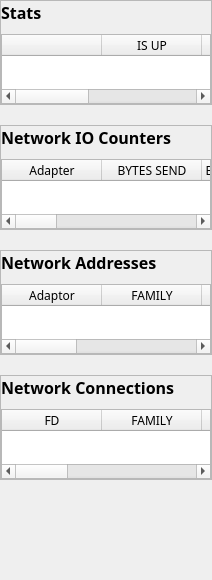
                <widget class="QWidget" name="scrollAreaWidgetContents">
                 <property name="geometry">
                  <rect>
                   <x>0</x>
                   <y>0</y>
                   <width>212</width>
                   <height>520</height>
                  </rect>
                 </property>
                 <layout class="QVBoxLayout" name="verticalLayout_11">
                  <property name="spacing">
                   <number>20</number>
                  </property>
                  <property name="leftMargin">
                   <number>0</number>
                  </property>
                  <property name="topMargin">
                   <number>0</number>
                  </property>
                  <property name="rightMargin">
                   <number>0</number>
                  </property>
                  <property name="bottomMargin">
                   <number>100</number>
                  </property>
                  <item>
                   <widget class="QFrame" name="frame_6">
                    <property name="frameShape">
                     <enum>QFrame::Shape::StyledPanel</enum>
                    </property>
                    <property name="frameShadow">
                     <enum>QFrame::Shadow::Raised</enum>
                    </property>
                    <layout class="QVBoxLayout" name="verticalLayout_13">
                     <property name="spacing">
                      <number>10</number>
                     </property>
                     <property name="leftMargin">
                      <number>0</number>
                     </property>
                     <property name="topMargin">
                      <number>0</number>
                     </property>
                     <property name="rightMargin">
                      <number>0</number>
                     </property>
                     <property name="bottomMargin">
                      <number>0</number>
                     </property>
                     <item>
                      <widget class="QLabel" name="label_60">
                       <property name="font">
                        <font>
                         <family>Asus Rog</family>
                         <pointsize>12</pointsize>
                         <bold>true</bold>
                        </font>
                       </property>
                       <property name="text">
                        <string>Stats</string>
                       </property>
                      </widget>
                     </item>
                     <item>
                      <widget class="QTableWidget" name="tableWidget_5">
                       <column>
                        <property name="text">
                         <string/>
                        </property>
                       </column>
                       <column>
                        <property name="text">
                         <string>IS UP</string>
                        </property>
                        <property name="font">
                         <font>
                          <family>Asus Rog</family>
                         </font>
                        </property>
                       </column>
                       <column>
                        <property name="text">
                         <string>DUPLEX</string>
                        </property>
                        <property name="font">
                         <font>
                          <family>Asus Rog</family>
                         </font>
                        </property>
                       </column>
                       <column>
                        <property name="text">
                         <string>SPEED</string>
                        </property>
                        <property name="font">
                         <font>
                          <family>Asus Rog</family>
                         </font>
                        </property>
                       </column>
                       <column>
                        <property name="text">
                         <string>MTU</string>
                        </property>
                        <property name="font">
                         <font>
                          <family>Asus Rog</family>
                         </font>
                        </property>
                       </column>
                      </widget>
                     </item>
                    </layout>
                   </widget>
                  </item>
                  <item>
                   <widget class="QFrame" name="frame_7">
                    <property name="frameShape">
                     <enum>QFrame::Shape::StyledPanel</enum>
                    </property>
                    <property name="frameShadow">
                     <enum>QFrame::Shadow::Raised</enum>
                    </property>
                    <layout class="QVBoxLayout" name="verticalLayout_14">
                     <property name="spacing">
                      <number>10</number>
                     </property>
                     <property name="leftMargin">
                      <number>0</number>
                     </property>
                     <property name="topMargin">
                      <number>0</number>
                     </property>
                     <property name="rightMargin">
                      <number>0</number>
                     </property>
                     <property name="bottomMargin">
                      <number>0</number>
                     </property>
                     <item>
                      <widget class="QLabel" name="label_61">
                       <property name="font">
                        <font>
                         <family>Asus Rog</family>
                         <pointsize>12</pointsize>
                         <bold>true</bold>
                        </font>
                       </property>
                       <property name="text">
                        <string>Network IO Counters</string>
                       </property>
                      </widget>
                     </item>
                     <item>
                      <widget class="QTableWidget" name="tableWidget_6">
                       <column>
                        <property name="text">
                         <string>Adapter</string>
                        </property>
                        <property name="font">
                         <font>
                          <family>Asus Rog</family>
                         </font>
                        </property>
                       </column>
                       <column>
                        <property name="text">
                         <string>BYTES SEND</string>
                        </property>
                        <property name="font">
                         <font>
                          <family>Asus Rog</family>
                         </font>
                        </property>
                       </column>
                       <column>
                        <property name="text">
                         <string>BYTES RECEIVED</string>
                        </property>
                        <property name="font">
                         <font>
                          <family>Asus Rog</family>
                         </font>
                        </property>
                       </column>
                       <column>
                        <property name="text">
                         <string>PACKETS SEND</string>
                        </property>
                        <property name="font">
                         <font>
                          <family>Asus Rog</family>
                         </font>
                        </property>
                       </column>
                       <column>
                        <property name="text">
                         <string>PACKETS RECEIVED</string>
                        </property>
                        <property name="font">
                         <font>
                          <family>Asus Rog</family>
                         </font>
                        </property>
                       </column>
                       <column>
                        <property name="text">
                         <string>ERR IN</string>
                        </property>
                        <property name="font">
                         <font>
                          <family>Asus Rog</family>
                         </font>
                        </property>
                       </column>
                       <column>
                        <property name="text">
                         <string>ERR OUT</string>
                        </property>
                        <property name="font">
                         <font>
                          <family>Asus Rog</family>
                         </font>
                        </property>
                       </column>
                       <column>
                        <property name="text">
                         <string>DROP IN</string>
                        </property>
                        <property name="font">
                         <font>
                          <family>Asus Rog</family>
                         </font>
                        </property>
                       </column>
                       <column>
                        <property name="text">
                         <string>DROP OUT</string>
                        </property>
                        <property name="font">
                         <font>
                          <family>Asus Rog</family>
                         </font>
                        </property>
                       </column>
                      </widget>
                     </item>
                    </layout>
                   </widget>
                  </item>
                  <item>
                   <widget class="QFrame" name="frame_8">
                    <property name="frameShape">
                     <enum>QFrame::Shape::StyledPanel</enum>
                    </property>
                    <property name="frameShadow">
                     <enum>QFrame::Shadow::Raised</enum>
                    </property>
                    <layout class="QVBoxLayout" name="verticalLayout_15">
                     <property name="spacing">
                      <number>10</number>
                     </property>
                     <property name="leftMargin">
                      <number>0</number>
                     </property>
                     <property name="topMargin">
                      <number>0</number>
                     </property>
                     <property name="rightMargin">
                      <number>0</number>
                     </property>
                     <property name="bottomMargin">
                      <number>0</number>
                     </property>
                     <item>
                      <widget class="QLabel" name="label_62">
                       <property name="font">
                        <font>
                         <family>Asus Rog</family>
                         <pointsize>12</pointsize>
                         <bold>true</bold>
                        </font>
                       </property>
                       <property name="text">
                        <string>Network Addresses</string>
                       </property>
                      </widget>
                     </item>
                     <item>
                      <widget class="QTableWidget" name="tableWidget_7">
                       <column>
                        <property name="text">
                         <string>Adaptor</string>
                        </property>
                        <property name="font">
                         <font>
                          <family>Asus Rog</family>
                         </font>
                        </property>
                       </column>
                       <column>
                        <property name="text">
                         <string>FAMILY</string>
                        </property>
                        <property name="font">
                         <font>
                          <family>Asus Rog</family>
                         </font>
                        </property>
                       </column>
                       <column>
                        <property name="text">
                         <string>ADDRESS</string>
                        </property>
                        <property name="font">
                         <font>
                          <family>Asus Rog</family>
                         </font>
                        </property>
                       </column>
                       <column>
                        <property name="text">
                         <string>NETMASK</string>
                        </property>
                        <property name="font">
                         <font>
                          <family>Asus Rog</family>
                         </font>
                        </property>
                       </column>
                       <column>
                        <property name="text">
                         <string>New Column</string>
                        </property>
                        <property name="font">
                         <font>
                          <family>Asus Rog</family>
                         </font>
                        </property>
                       </column>
                       <column>
                        <property name="text">
                         <string>PTP</string>
                        </property>
                        <property name="font">
                         <font>
                          <family>Asus Rog</family>
                         </font>
                        </property>
                       </column>
                      </widget>
                     </item>
                    </layout>
                   </widget>
                  </item>
                  <item>
                   <widget class="QFrame" name="frame_9">
                    <property name="frameShape">
                     <enum>QFrame::Shape::StyledPanel</enum>
                    </property>
                    <property name="frameShadow">
                     <enum>QFrame::Shadow::Raised</enum>
                    </property>
                    <layout class="QVBoxLayout" name="verticalLayout_16">
                     <property name="spacing">
                      <number>10</number>
                     </property>
                     <property name="leftMargin">
                      <number>0</number>
                     </property>
                     <property name="topMargin">
                      <number>0</number>
                     </property>
                     <property name="rightMargin">
                      <number>0</number>
                     </property>
                     <property name="bottomMargin">
                      <number>0</number>
                     </property>
                     <item>
                      <widget class="QLabel" name="label_63">
                       <property name="font">
                        <font>
                         <family>Asus Rog</family>
                         <pointsize>12</pointsize>
                         <bold>true</bold>
                        </font>
                       </property>
                       <property name="text">
                        <string>Network Connections</string>
                       </property>
                      </widget>
                     </item>
                     <item>
                      <widget class="QTableWidget" name="tableWidget_8">
                       <column>
                        <property name="text">
                         <string>FD</string>
                        </property>
                        <property name="font">
                         <font>
                          <family>Asus Rog</family>
                         </font>
                        </property>
                       </column>
                       <column>
                        <property name="text">
                         <string>FAMILY</string>
                        </property>
                        <property name="font">
                         <font>
                          <family>Asus Rog</family>
                         </font>
                        </property>
                       </column>
                       <column>
                        <property name="text">
                         <string>FAMILY</string>
                        </property>
                        <property name="font">
                         <font>
                          <family>Asus Rog</family>
                         </font>
                        </property>
                       </column>
                       <column>
                        <property name="text">
                         <string>LADDR</string>
                        </property>
                        <property name="font">
                         <font>
                          <family>Asus Rog</family>
                         </font>
                        </property>
                       </column>
                       <column>
                        <property name="text">
                         <string>RADDR</string>
                        </property>
                        <property name="font">
                         <font>
                          <family>Asus Rog</family>
                         </font>
                        </property>
                       </column>
                       <column>
                        <property name="text">
                         <string>STATUS</string>
                        </property>
                        <property name="font">
                         <font>
                          <family>Asus Rog</family>
                         </font>
                        </property>
                       </column>
                       <column>
                        <property name="text">
                         <string>PID</string>
                        </property>
                        <property name="font">
                         <font>
                          <family>Asus Rog</family>
                         </font>
                        </property>
                       </column>
                      </widget>
                     </item>
                    </layout>
                   </widget>
                  </item>
                 </layout>
                </widget>
